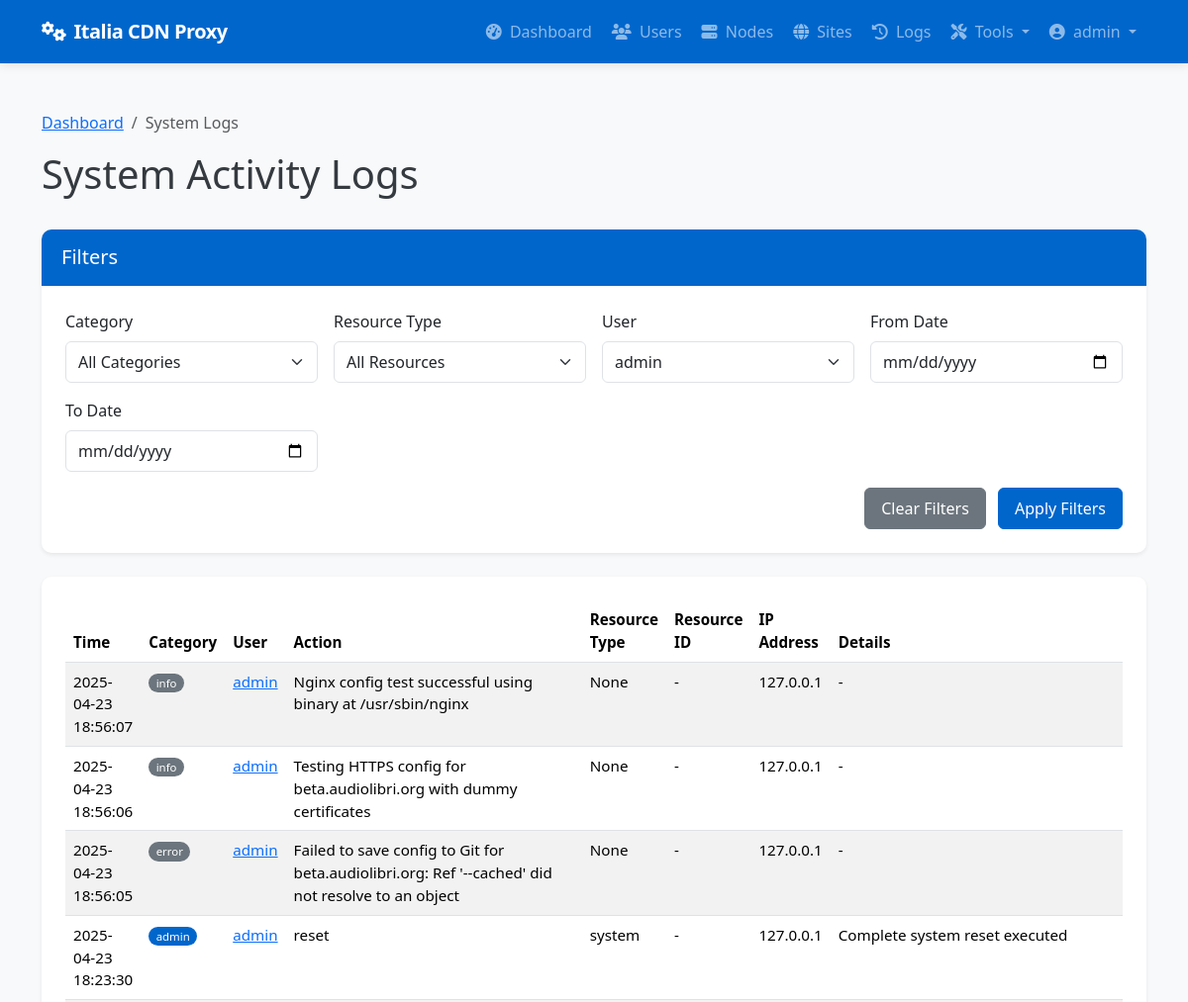
The page /admin/system/logs?user_id=1 (signed in, upper part) on the database as committed earlier.
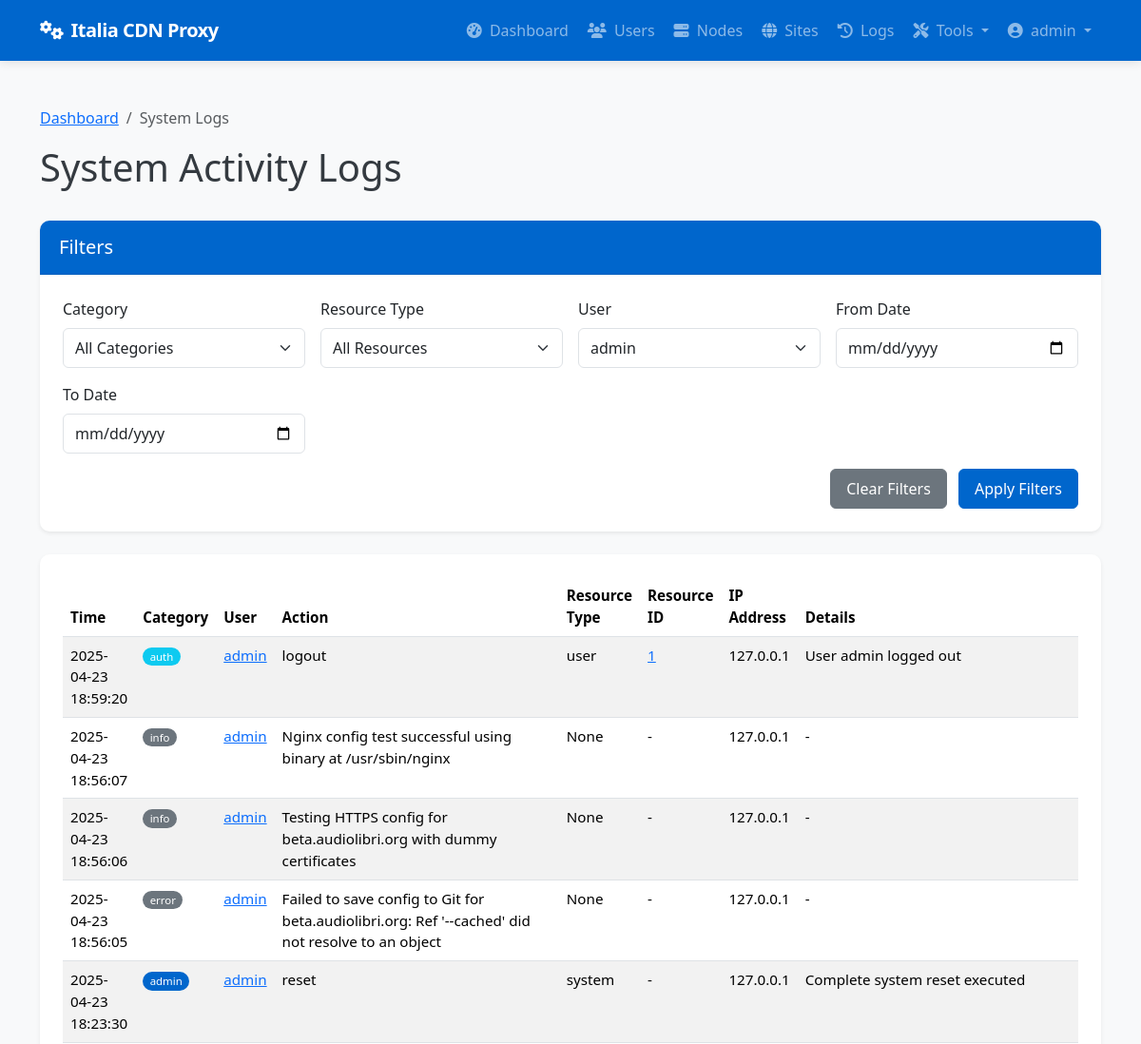
The same page on the database as committed later.
### app/models/models.py (models this page shows, shortened)
class User(db.Model):
    __tablename__ = 'users'
    id = db.Column(db.Integer, primary_key=True)
    username = db.Column(db.String(64), unique=True, index=True, nullable=False)
    email = db.Column(db.String(120), unique=True, index=True, nullable=False)
    password_hash = db.Column(db.String(128), nullable=False)
    role = db.Column(db.String(20), nullable=False, default='client')  # 'admin' or 'client'
    is_active = db.Column(db.Boolean, default=True)
    created_at = db.Column(db.DateTime, default=datetime.utcnow)
    last_login = db.Column(db.DateTime, nullable=True)
    sites = db.relationship('Site', backref='owner', lazy='dynamic')
    def is_admin(self):
        return self.role == 'admin'

class SystemLog(db.Model):
    __tablename__ = 'system_logs'
    id = db.Column(db.Integer, primary_key=True)
    user_id = db.Column(db.Integer, db.ForeignKey('users.id'), nullable=True)  # Null for system events
    category = db.Column(db.String(32), nullable=False)  # auth, admin, system, security, etc.
    action = db.Column(db.String(64), nullable=False)    # login, logout, create, delete, etc.
    resource_type = db.Column(db.String(32), nullable=True)  # user, node, site, etc.
    resource_id = db.Column(db.Integer, nullable=True)       # ID of the affected resource
    details = db.Column(db.Text, nullable=True)              # Additional details
    ip_address = db.Column(db.String(45), nullable=True)     # IP address of user/system
    created_at = db.Column(db.DateTime, default=datetime.utcnow)
    user = db.relationship('User', backref=db.backref('system_logs', lazy='dynamic'))

### app/controllers/admin.py (the view, shortened to what this page needs)
@admin.route('/system/logs')
@login_required
@admin_required
def system_logs():
    category = request.args.get('category')
    user_id = request.args.get('user_id')
    resource_type = request.args.get('resource_type')
    from_date = request.args.get('from_date')
    to_date = request.args.get('to_date')
    from app.models.models import SystemLog
    query = SystemLog.query
    if category:
        query = query.filter(SystemLog.category == category)
    if user_id:
        query = query.filter(SystemLog.user_id == user_id)
    if resource_type:
        query = query.filter(SystemLog.resource_type == resource_type)
    if from_date:
        try:
            from_datetime = datetime.strptime(from_date, '%Y-%m-%d')
            query = query.filter(SystemLog.created_at >= from_datetime)
        except ValueError:
            pass
    categories = db.session.query(SystemLog.category).distinct().all()
    resource_types = db.session.query(SystemLog.resource_type).distinct().all()
    users = User.query.all()
    page = request.args.get('page', 1, type=int)
    logs = query.order_by(SystemLog.created_at.desc()).paginate(page=page, per_page=50)
    return render_template('admin/system_logs.html',
                          logs=logs,
                          categories=[c[0] for c in categories if c[0]],
                          resource_types=[r[0] for r in resource_types if r[0]],
                          users=users,
                          filters={
                              'category': category,
                              'user_id': user_id,
                              'resource_type': resource_type,
                              'from_date': from_date,
                              'to_date': to_date
                          })

### app/models/__init__.py (called while the page is built)
@login_manager.user_loader
def load_user(user_id):
    return User.query.get(int(user_id))

### app/services/access_control.py (called while the page is built)
def admin_required(f):
    @wraps(f)
    def decorated_function(*args, **kwargs):
        if not current_user.is_admin():
            flash('You need admin privileges to access this page.', 'error')
            return abort(403)
        return f(*args, **kwargs)
    return decorated_function

### app/templates/admin/system_logs.html (shortened to what this page needs)
{% extends 'base.html' %}
{% block content %}
<div class="container py-4">
    <nav aria-label="breadcrumb">
        <ol class="breadcrumb">
            <li class="breadcrumb-item"><a href="{{ url_for('admin.dashboard') }}">Dashboard</a></li>
            <li class="breadcrumb-item active" aria-current="page">System Logs</li>
        </ol>
    </nav>
    <div class="d-flex justify-content-between align-items-center mb-4">
        <h1>System Activity Logs</h1>
    </div>
    <div class="card shadow-sm mb-4">
        <div class="card-header bg-primary text-white">
            <h5 class="card-title mb-0">Filters</h5>
        </div>
        <div class="card-body">
            <form method="GET" action="{{ url_for('admin.system_logs') }}" class="row g-3">
                <div class="col-md-3">
                    <label for="category" class="form-label">Category</label>
                    <select class="form-select" id="category" name="category">
                        <option value="">All Categories</option>
                    </select>
                </div>
                <div class="col-md-3">
                    <label for="resource_type" class="form-label">Resource Type</label>
                    <select class="form-select" id="resource_type" name="resource_type">
                        <option value="">All Resources</option>
                    </select>
                </div>
                <div class="col-md-3">
                    <label for="user_id" class="form-label">User</label>
                    <select class="form-select" id="user_id" name="user_id">
                        {% for user in users %}
                        <option value="{{ user.id }}" {% if filters.user_id|string == user.id|string %}selected{% endif %}>
                            {{ user.username }}
                        </option>
                        {% endfor %}
                    </select>
                </div>
                <div class="col-md-3">
                    <label for="from_date" class="form-label">From Date</label>
                    <input type="date" class="form-control" id="from_date" name="from_date" value="{{ filters.from_date }}">
                </div>
                <div class="col-md-3">
                    <label for="to_date" class="form-label">To Date</label>
                    <input type="date" class="form-control" id="to_date" name="to_date" value="{{ filters.to_date }}">
                </div>
                <div class="col-md-12 text-end">
                    <a href="{{ url_for('admin.system_logs') }}" class="btn btn-secondary me-2">Clear Filters</a>
                    <button type="submit" class="btn btn-primary">Apply Filters</button>
                </div>
            </form>
        </div>
    </div>
    <div class="card shadow-sm">
        <div class="card-body">
            {% if logs.items %}
                <div class="table-responsive">
                    <table class="table table-striped table-hover">
                        <thead>
                            <tr>
                                <th>Time</th>
                                <th>Category</th>
                                <th>User</th>
                                <th>Action</th>
                                <th>Resource Type</th>
                                <th>Resource ID</th>
                                <th>IP Address</th>
                                <th>Details</th>
                            </tr>
                        </thead>
                        <tbody>
                            {% for log in logs.items %}
                            <tr>
                                <td>{{ log.created_at.strftime('%Y-%m-%d %H:%M:%S') }}</td>
                                <td>
                                    <span class="badge rounded-pill
                                    {% if log.category == 'auth' %}bg-info
                                    {% elif log.category == 'admin' %}bg-primary
                                    {% elif log.category == 'security' %}bg-danger
                                    {% elif log.category == 'system' %}bg-success
                                    {% else %}bg-secondary{% endif %}">
                                        {{ log.category }}
                                    </span>
                                </td>
                                <td>
                                    {% if log.user %}
                                        <a href="{{ url_for('admin.edit_user', user_id=log.user_id) }}">{{ log.user.username }}</a>
                                    {% else %}
                                        <span class="text-muted">System</span>
                                    {% endif %}
                                </td>
                                <td>{{ log.action }}</td>
                                <td>{{ log.resource_type }}</td>
                                <td>
                                    {% if log.resource_type == 'site' and log.resource_id %}
                                        <a href="{{ url_for('admin.view_site', site_id=log.resource_id) }}">{{ log.resource_id }}</a>
                                    {% elif log.resource_type == 'node' and log.resource_id %}
                                        <a href="{{ url_for('admin.view_node', node_id=log.resource_id) }}">{{ log.resource_id }}</a>
                                    {% elif log.resource_type == 'user' and log.resource_id %}
                                        <a href="{{ url_for('admin.edit_user', user_id=log.resource_id) }}">{{ log.resource_id }}</a>
                                    {% else %}
                                        {{ log.resource_id if log.resource_id else '-' }}
                                    {% endif %}
                                </td>
                                <td>{{ log.ip_address or '-' }}</td>
                                <td>
                                    <span class="text-truncate d-inline-block" style="max-width: 300px;" title="{{ log.details }}">
                                        {{ log.details or '-' }}
                                    </span>
                                </td>
                            </tr>
                            {% endfor %}
                        </tbody>
                    </table>
                </div>
            {% else %}
                <div class="alert alert-info mb-0">
                    <i class="fas fa-info-circle me-2"></i> No system logs found matching your criteria.
                </div>
            {% endif %}
        </div>
    </div>
</div>
{% endblock %}

### app/templates/base.html (shortened to what this page needs)
<!DOCTYPE html>
<html lang="en">
<head>
    <link href="https://cdn.jsdelivr.net/npm/bootstrap@5.3.2/dist/css/bootstrap.min.css" rel="stylesheet">
    <link rel="stylesheet" href="https://cdnjs.cloudflare.com/ajax/libs/font-awesome/6.4.2/css/all.min.css">
</head>
<body>
    <header>
        <nav class="navbar navbar-expand-lg navbar-dark bg-primary">
            <div class="container">
                <a class="navbar-brand" href="/">
                    <i class="fas fa-cogs me-2"></i>Italia CDN Proxy
                </a>
                <div class="collapse navbar-collapse" id="navbarNav">
                    <ul class="navbar-nav ms-auto">
                        {% if current_user.is_authenticated %}
                            {% if current_user.is_admin() %}
                                <li class="nav-item">
                                    <a class="nav-link {% if request.endpoint == 'admin.dashboard' %}active{% endif %}" href="{{ url_for('admin.dashboard') }}">
                                        <i class="fas fa-tachometer-alt me-1"></i> Dashboard
                                    </a>
                                </li>
                                <li class="nav-item">
                                    <a class="nav-link {% if 'admin.list_users' in request.endpoint %}active{% endif %}" href="{{ url_for('admin.list_users') }}">
                                        <i class="fas fa-users me-1"></i> Users
                                    </a>
                                </li>
                                <li class="nav-item">
                                    <a class="nav-link {% if 'admin.list_nodes' in request.endpoint %}active{% endif %}" href="{{ url_for('admin.list_nodes') }}">
                                        <i class="fas fa-server me-1"></i> Nodes
                                    </a>
                                </li>
                                <li class="nav-item">
                                    <a class="nav-link {% if 'admin.list_sites' in request.endpoint %}active{% endif %}" href="{{ url_for('admin.list_sites') }}">
                                        <i class="fas fa-globe me-1"></i> Sites
                                    </a>
                                </li>
                                <li class="nav-item">
                                    <a class="nav-link {% if request.endpoint == 'admin.deployment_logs' %}active{% endif %}" href="{{ url_for('admin.deployment_logs') }}">
                                        <i class="fas fa-history me-1"></i> Logs
                                    </a>
                                </li>
                                <li class="nav-item dropdown">
                                    <a class="nav-link dropdown-toggle" href="#" id="adminToolsDropdown" role="button" data-bs-toggle="dropdown" aria-expanded="false">
                                        <i class="fas fa-tools me-1"></i> Tools
                                    </a>
                                </li>
                            {% endif %}
                            <li class="nav-item dropdown">
                                <a class="nav-link dropdown-toggle" href="#" id="userDropdown" role="button" data-bs-toggle="dropdown" aria-expanded="false">
                                    <i class="fas fa-user-circle me-1"></i> {{ current_user.username }}
                                </a>
                            </li>
                        {% endif %}
                    </ul>
                </div>
            </div>
        </nav>
    </header>
    <main>
        {% block content %}{% endblock %}
    </main>
</body>
</html>

### app/templates/base.html (style rules this page uses)
:root { --primary-color: #0066CC; --primary-dark: #0052a3; --success-color: #198754; --info-color: #0dcaf0; --warning-color: #ffc107; --danger-color: #dc3545; }
body { min-height: 100vh; display: flex; flex-direction: column; background-color: #f8f9fa; color: #343a40; }
main { flex: 1; padding: 1.5rem 0; }
.navbar-brand { font-weight: 700; letter-spacing: -0.5px; }
.navbar { box-shadow: 0 2px 10px rgba(0, 0, 0, 0.1); padding: 0.75rem 1rem; }
.nav-link { font-weight: 500; transition: all 0.2s ease; padding: 0.5rem 1rem; border-radius: 4px; margin: 0 0.125rem; }
.card { border-radius: 0.625rem; box-shadow: 0 4px 12px rgba(0, 0, 0, 0.05); border: none; margin-bottom: 1.75rem; overflow: hidden; transition: transform 0.2s, box-shadow 0.2s; }
.card-header { border-bottom: 1px solid rgba(0, 0, 0, 0.075); background-color: #fff; padding: 1rem 1.25rem; font-weight: 600; }
.card-body { padding: 1.5rem; }
.btn { border-radius: 0.375rem; padding: 0.5rem 1rem; font-weight: 500; transition: all 0.2s; }
.btn-primary { background-color: var(--primary-color); border-color: var(--primary-color); }
.bg-primary { background-color: var(--primary-color) !important; }
.table { font-size: 0.95rem; }
.table th { font-weight: 600; border-top: none; }
.table-striped tbody tr:nth-of-type(odd) { background-color: rgba(0, 0, 0, 0.02); }
.badge { font-weight: 500; padding: 0.35em 0.65em; }
.form-control, .form-select { border-radius: 0.375rem; padding: 0.5rem 0.75rem; border-color: #dee2e6; }

Rows that differ between the two databases and show on the page:
added SystemLog: created_at "2025-04-23 18:59:20", category "auth", user.username "admin", action "logout", resource_type "user", resource_id "1", ip_address "127.0.0.1", details "User admin logged out"
